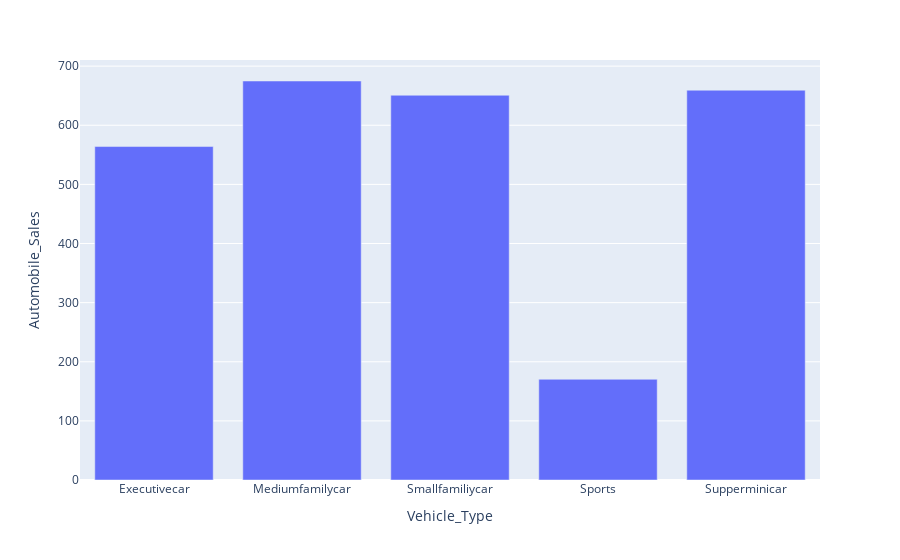

Notebook cell for this chart:
### Code cell
avg_type_sales = recession_data.groupby('Vehicle_Type',as_index=False)['Automobile_Sales'].mean()
fig_avg_type_sales = px.bar(avg_type_sales,x='Vehicle_Type',y='Automobile_Sales')
fig_avg_type_sales.show()

### Figure 1 — Plotly figure (JSON) as saved in the notebook; plotly's stock layout.template omitted (floating-point values rounded to 4 significant figures)
{"data": [{"alignmentgroup": "True", "hovertemplate": "Vehicle_Type=%{x}<br>Automobile_Sales=%{y}<extra></extra>", "legendgroup": "", "marker": {"color": "#636efa", "pattern": {"shape": ""}}, "name": "", "offsetgroup": "", "orientation": "v", "showlegend": false, "textposition": "auto", "type": "bar", "x": ["Executivecar", "Mediumfamilycar", "Smallfamiliycar", "Sports", "Supperminicar"], "xaxis": "x", "y": [564, 674.8, 650.7, 170.3, 659.3], "yaxis": "y"}], "layout": {"barmode": "relative", "legend": {"tracegroupgap": 0}, "margin": {"t": 60}, "xaxis": {"anchor": "y", "domain": [0, 1], "title": {"text": "Vehicle_Type"}}, "yaxis": {"anchor": "x", "domain": [0, 1], "title": {"text": "Automobile_Sales"}}}}
